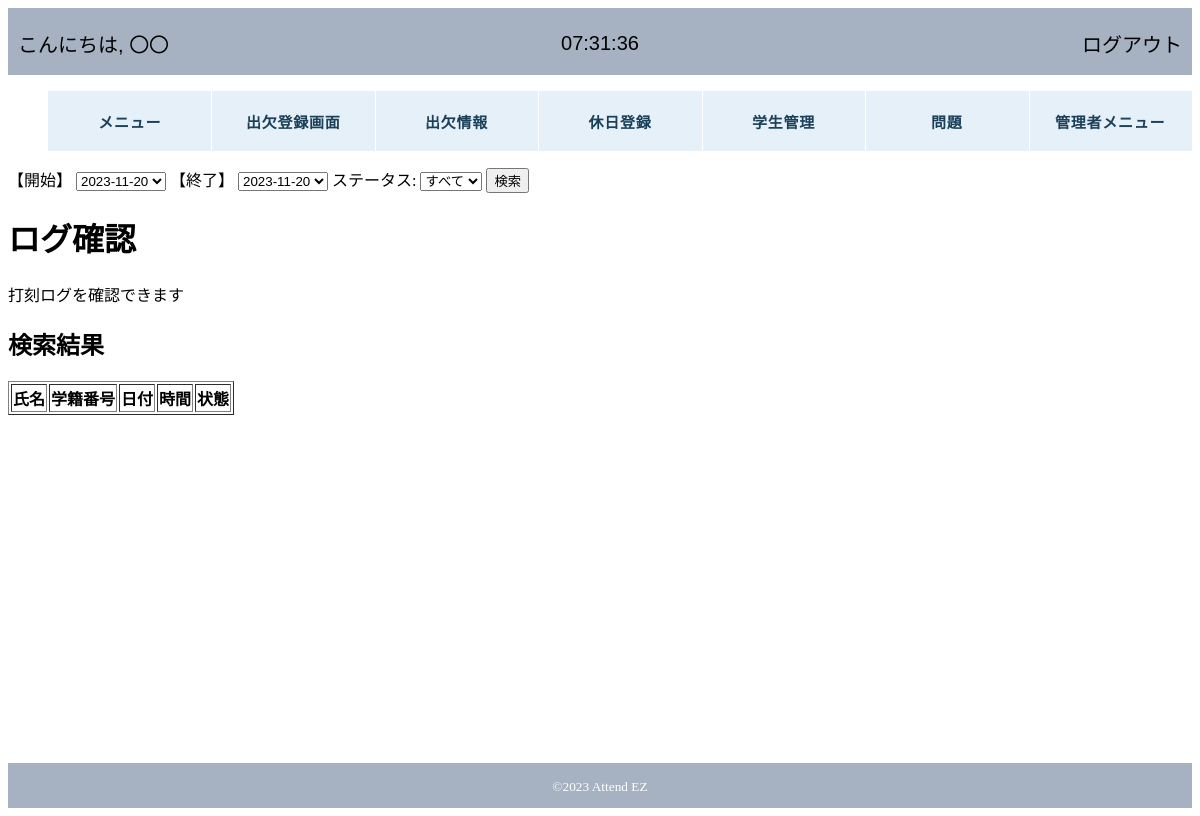
/attendez/log.php, run on an earlier commit of the app's database.
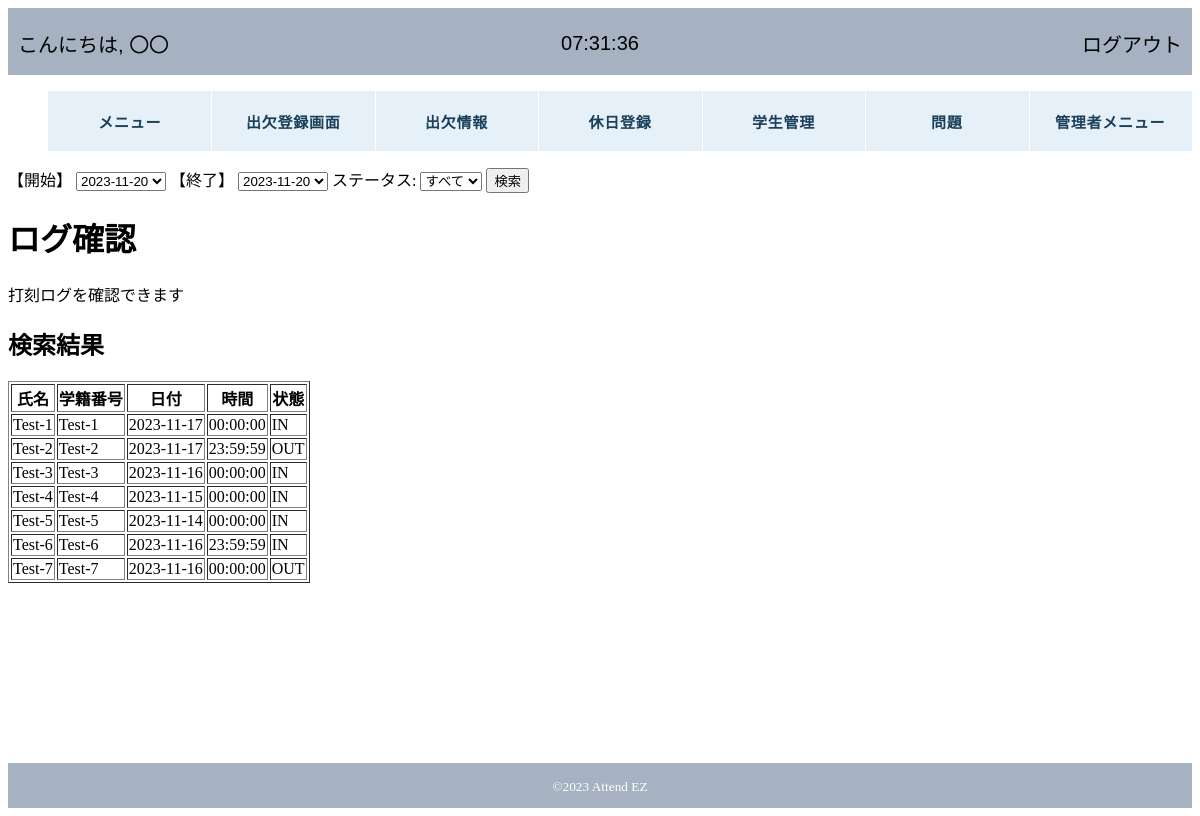
And on a later commit of the database.
### tables this page shows
CREATE TABLE IF NOT EXISTS `log` (
  `name` varchar(255) NOT NULL,
  `student_number` varchar(70) NOT NULL,
  `touch_date` date NOT NULL,
  `touch_time` time NOT NULL,
  `touch_status` varchar(30) NOT NULL
);

### attendez/log.php (the view, shortened to what this page needs)
<?php
require 'header.php';
?>
<!DOCTYPE html>
<html lang="ja">
<head>
</head>
<body>
    <?php
    $error_message = '';
    $status = '';
    if ($_SERVER["REQUEST_METHOD"] == "POST") {
        $start_days_ago = isset($_POST["start_days_ago"]) ? $_POST["start_days_ago"] : 0;
        $end_days_ago = isset($_POST["end_days_ago"]) ? $_POST["end_days_ago"] : 0;
        $start_date = date('Y-m-d', strtotime("-$start_days_ago days"));
        $end_date = date('Y-m-d', strtotime("-$end_days_ago days"));
        $status = isset($_POST["status"]) ? $_POST["status"] : "";
        if ($start_date > $end_date) {
            $error_message = '終了日は開始日より後の日付を選択してください。';
        }
    } else {
        $three_days_ago = date('Y-m-d', strtotime('-7 days'));
        $start_date = $three_days_ago;
        $end_date = date('Y-m-d');
    }
    ?>
    <form action="" method="post">
    <label for="start_date">【開始】</label>
    <select name="start_days_ago" required>
    <?php
    for ($i = 0; $i <= 6; $i++) {
        $date = date('Y-m-d', strtotime("-$i days"));
        $selected = ($i == $start_days_ago) ? "selected" : "";
        echo "<option value=\"$i\" $selected>$date</option>";
    }
    ?>
    </select>
    <label for="end_date">【終了】</label>
    <select name="end_days_ago" required>
    <?php
    for ($i = 0; $i <= 6; $i++) {
        $date = date('Y-m-d', strtotime("-$i days"));
        $selected = ($i == $end_days_ago) ? "selected" : "";
        echo "<option value=\"$i\" $selected>$date</option>";
    }
    ?>
    </select>
    <label for="status">ステータス:</label>
    <select name="status">
    <option value="" <?php echo ($status === "") ? "selected" : ""; ?>>すべて</option>
    </select>
        <input type="submit" value="検索">
    </form>
    <div class="log-header">
        <h1>ログ確認</h1>
        <p>打刻ログを確認できます</p>
    </div>
    <?php
    if (empty($error_message)) {
        $pdo = new PDO('mysql:host=localhost;dbname=2023_attendez;charset=utf8mb4', 'root', '');
        $sql = "SELECT * FROM log WHERE touch_date BETWEEN '$start_date' AND '$end_date'";
        $result = $pdo->query($sql);
        echo "<h2>検索結果</h2>";
        echo "<table border='1'>";
        echo "<tr><th>氏名</th><th>学籍番号</th><th>日付</th><th>時間</th><th>状態</th></tr>";
        while ($row = $result->fetch(PDO::FETCH_ASSOC)) {
            echo "<tr>";
            echo "<td>{$row['name']}</td>";
            echo "<td>{$row['student_number']}</td>";
            echo "<td>{$row['touch_date']}</td>";
            echo "<td>{$row['touch_time']}</td>";
            echo "<td>{$row['touch_status']}</td>";
            echo "</tr>";
        }
        echo "</table>";
    }
    require 'footer.php';
    ?>
</body>
</html>

What changed in the data, as far as the page shows it:
added log: name "Test-1", student_number "Test-1", touch_date "2023-11-17", touch_time "00:00:00", touch_status "IN"
added log: name "Test-2", student_number "Test-2", touch_date "2023-11-17", touch_time "23:59:59", touch_status "OUT"
added log: name "Test-3", student_number "Test-3", touch_date "2023-11-16", touch_time "00:00:00", touch_status "IN"
added log: name "Test-4", student_number "Test-4", touch_date "2023-11-15", touch_time "00:00:00", touch_status "IN"
added log: name "Test-5", student_number "Test-5", touch_date "2023-11-14", touch_time "00:00:00", touch_status "IN"
added log: name "Test-6", student_number "Test-6", touch_date "2023-11-16", touch_time "23:59:59", touch_status "IN"
added log: name "Test-7", student_number "Test-7", touch_date "2023-11-16", touch_time "00:00:00", touch_status "OUT"
